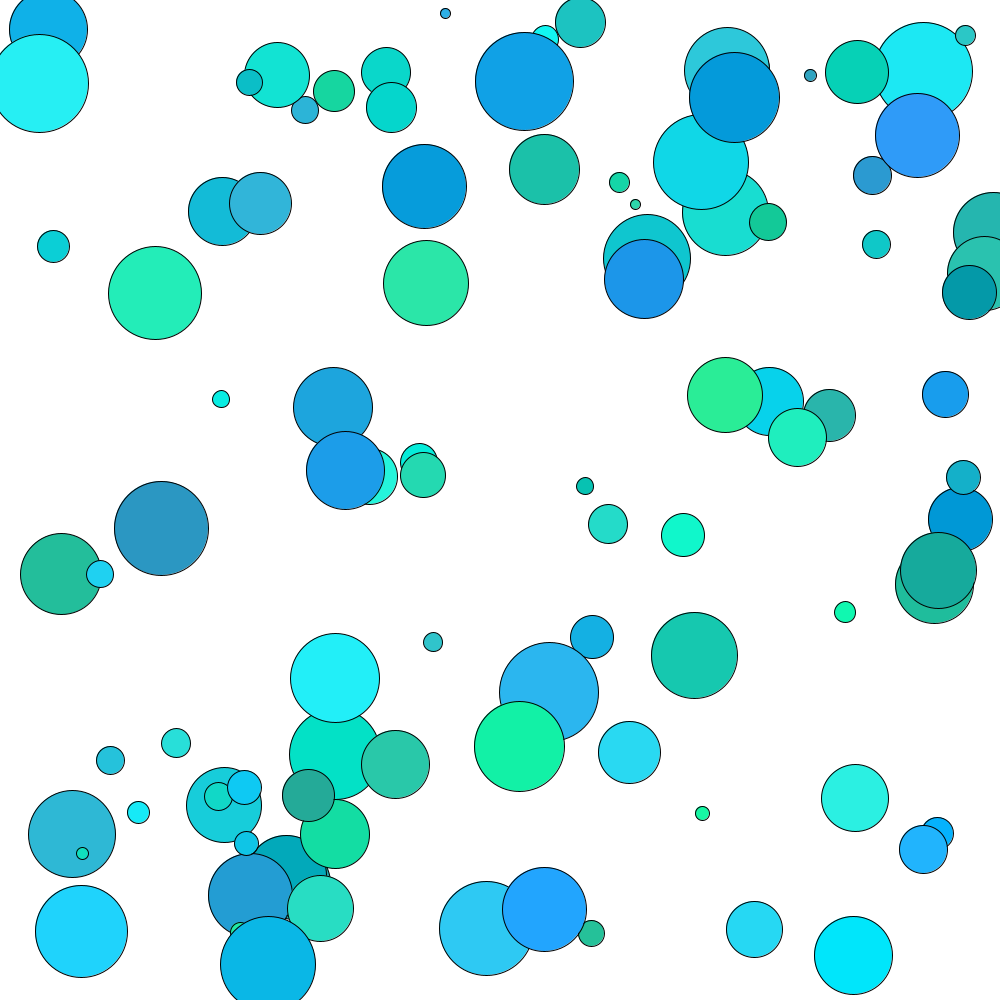
Frame 1 (no input)
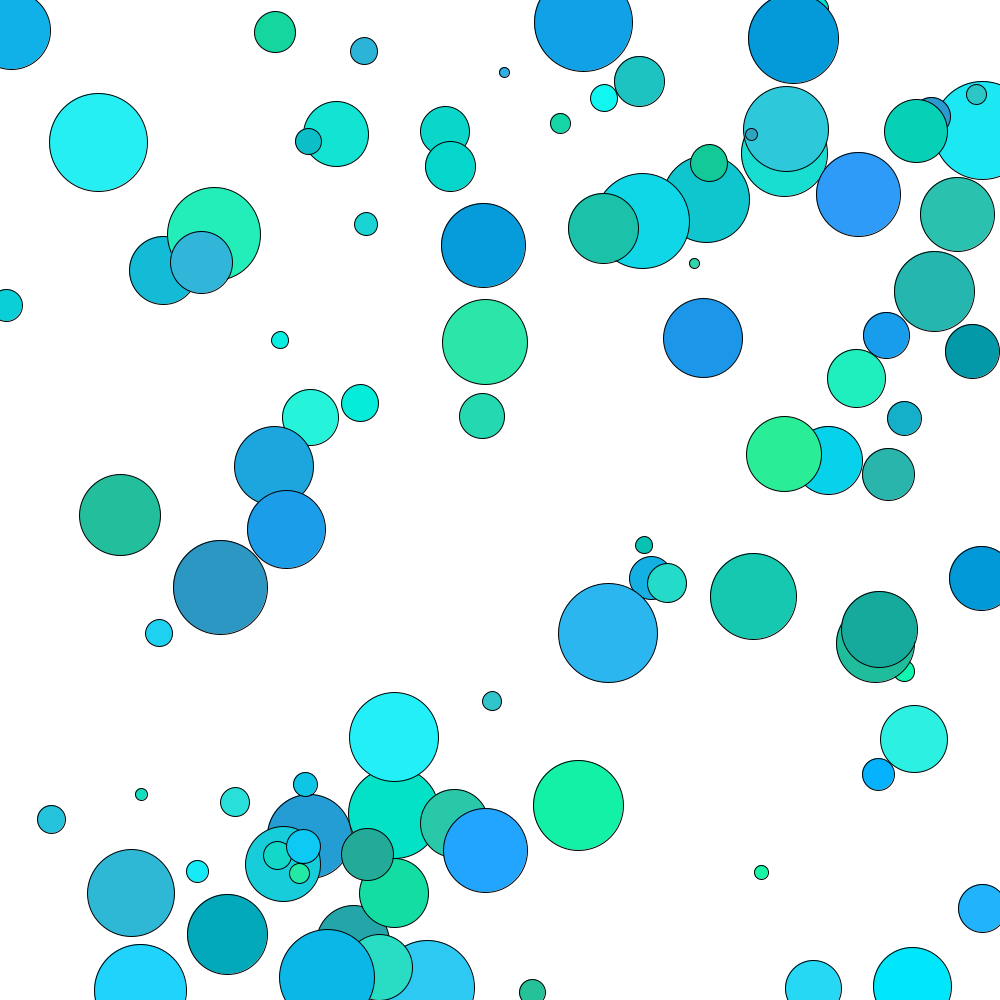
Frame 60 (the mouse pressed at the canvas centre just before this capture)
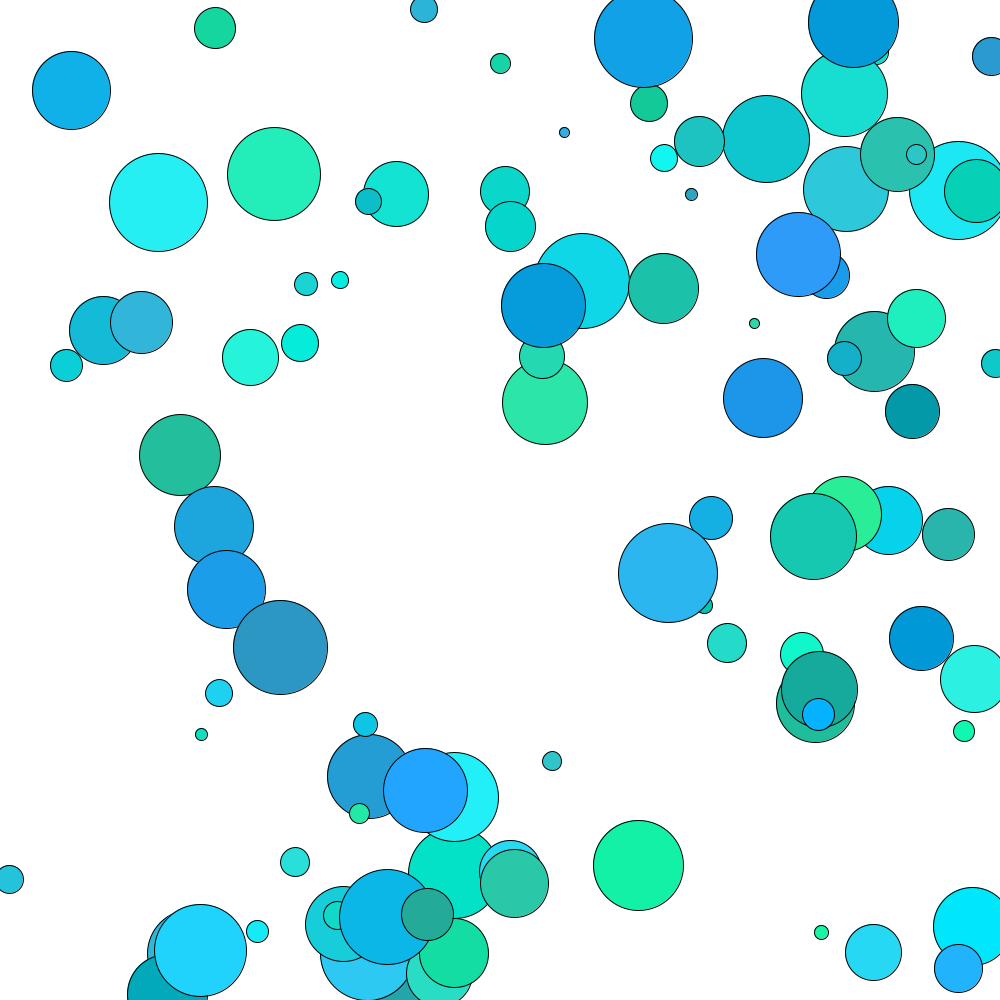
Frame 120 (the mouse held since frame 60 and released just before this capture)

The Processing sketch that drew these frames (run headless with seeded random() and noise(); from frame 60 on, the mouse is pressed at the canvas centre):

// Processing sketch: bouncing_array
// ── bouncing_array.pde
int numE = 100; 

int eSize[]= new int[numE]; 

int[] eSpeedX = new int[numE];
int[] eSpeedY = new int[numE]; 

int[] ePosX = new int [numE]; 
int[] ePosY = new int [numE]; 


color[] baseColor = new int[numE]; 

void setup(){
  size(1000, 1000); 
  
  for(int i = 0; i<numE; i++){
    ePosX[i] = int(random(0, width)); 
    ePosY[i] = int(random(0, height)); 
    
    eSpeedX[i] = int(random(-2,2));
    eSpeedY[i] = int(random(-2,2));
    
    eSize[i] = int(random(10,100));
    
    baseColor[i] = color(int(random(0,50)), int(random(150, 255)),  int(random(150, 255))); 
    if(eSpeedX[i] == 0){
      eSpeedX[i] = 1; 
    }
    if(eSpeedY[i] == 0){
      eSpeedY[i] = 1; 
    }
  }
}

void draw(){
  background(255); 
  
  //set speed of ellipses 
  for(int i =0; i<numE; i++){
    ePosX[i] = ePosX[i] + eSpeedX[i]; 
    ePosY[i] = ePosY[i] + eSpeedY[i]; 
  }
  
  //setup boundaries for ellipses
  for(int i =0; i<numE; i++){
    if(ePosX[i] <= 0 || ePosX[i]>= width){
      eSpeedX[i] = eSpeedX[i]*-1; 
    }
    if(ePosY[i] <= 0 || ePosY[i]>= height){
      eSpeedY[i] = eSpeedY[i]*-1; 
    }
  }
  
  //draw ellipse later 
  for(int i =0; i<numE; i++){
    fill(baseColor[i]); 
    ellipse(ePosX[i], ePosY[i], eSize[i], eSize[i]); 
  }
}

void mousePressed(){
  //measuring the distance between each individual ellipse
  for(int i = 0; i<numE; i++){
    if(dist(ePosX[i], ePosY[i], mouseX, mouseY)<eSize[i]){
      baseColor[i] = color(int(random(150,255)), int(random(0, 50)), int(random(150, 255))); 
    }
  }
}
